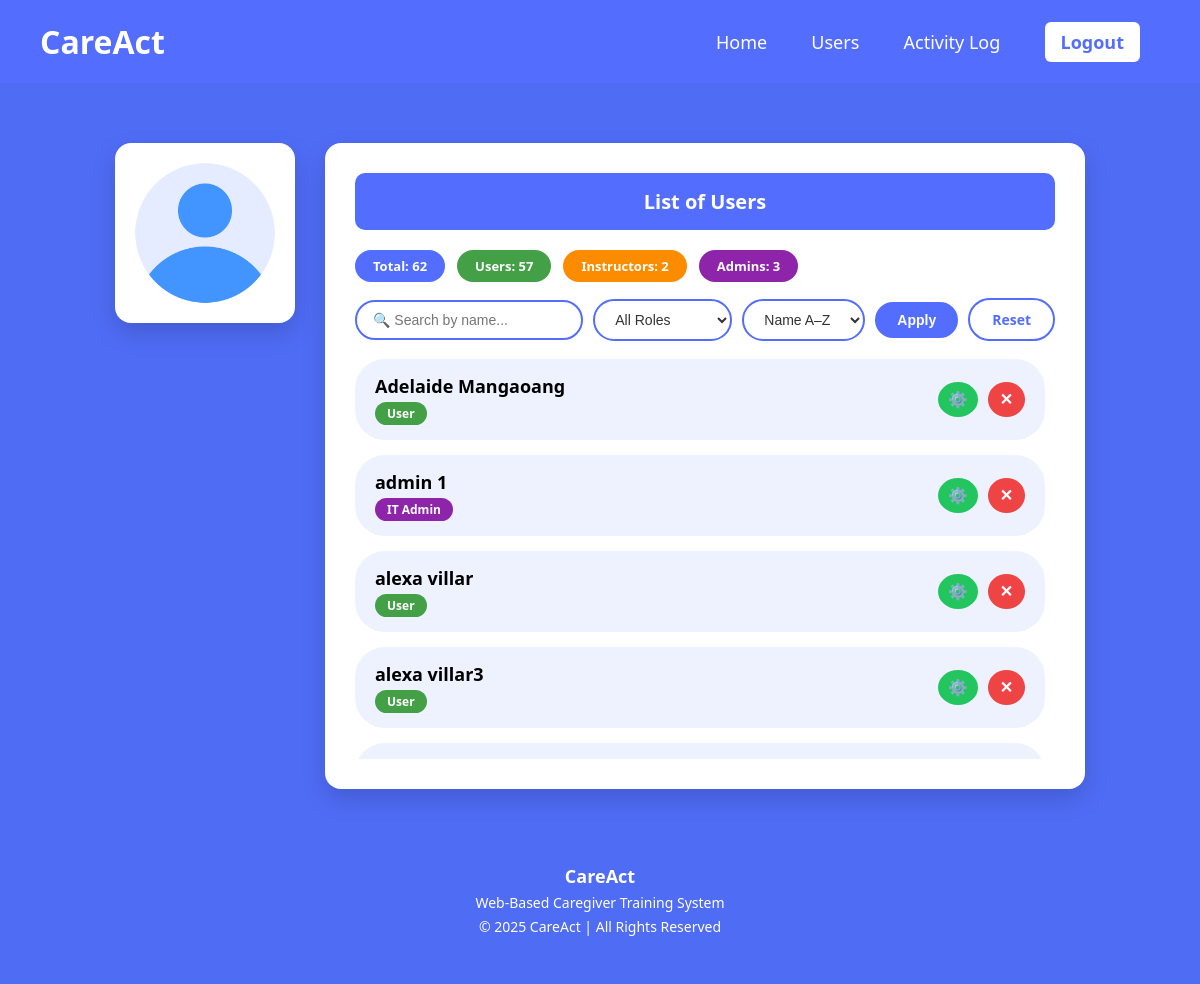
Screenshot of /admin_users.php (signed in) with the database file from the repository.
### tables this page shows
CREATE TABLE `users` (
  `id` int(11) NOT NULL,
  `first_name` varchar(100) DEFAULT NULL,
  `middle_name` varchar(100) DEFAULT NULL,
  `last_name` varchar(100) DEFAULT NULL,
  `gender` varchar(20) DEFAULT NULL,
  `email` varchar(150) DEFAULT NULL,
  `password` varchar(255) DEFAULT NULL,
  `created_at` timestamp NOT NULL DEFAULT current_timestamp(),
  `role` enum('user','admin','instructor') DEFAULT 'user',
  `verified` tinyint(1) NOT NULL DEFAULT 0
);

### admin_users.php (the view, shortened to what this page needs)
<?php
include "db.php";
$search     = trim($_GET['search'] ?? '');
$filterRole = $_GET['role'] ?? 'all';
$sortBy     = $_GET['sort'] ?? 'name_asc';
$where = [];
$whereClause = !empty($where) ? "WHERE " . implode(" AND ", $where) : "";
$orderClause = "first_name ASC, last_name ASC";
$sql    = "SELECT id, first_name, last_name, role FROM users $whereClause ORDER BY $orderClause";
$result = mysqli_query($conn, $sql);
$users = [];
while ($row = mysqli_fetch_assoc($result)) {
    $users[] = $row;
}
$total_users = count($users);
?>
<!DOCTYPE html>
<html lang="en">
<head>
</head>
<body>
<header>
  <div class="logo">CareAct</div>
  <nav>
    <a href="admin_home.php">Home</a>
    <a href="admin_users.php">Users</a>
    <a href="activity_logs.php">Activity Log</a>
    <a href="logout.php" class="logout">Logout</a>
  </nav>
</header>
<div class="wrapper">
  <div class="admin-box">
    <img src="blankuser.png" alt="Admin Icon">
  </div>
  <div class="container">
    <div class="title">List of Users</div>
    <?php
      $totalUsers    = count(array_filter($users, fn($u) => $u['role'] === 'user'));
      $totalInst     = count(array_filter($users, fn($u) => $u['role'] === 'instructor'));
      $totalAdmins   = count(array_filter($users, fn($u) => $u['role'] === 'admin'));
    ?>
    <div class="stats-bar">
      <span class="stat-badge stat-total">Total: <?php echo $total_users; ?></span>
      <span class="stat-badge stat-user">Users: <?php echo $totalUsers; ?></span>
      <span class="stat-badge stat-instructor">Instructors: <?php echo $totalInst; ?></span>
      <span class="stat-badge stat-admin">Admins: <?php echo $totalAdmins; ?></span>
    </div>
    <form method="GET" action="admin_users.php">
      <div class="controls">
        <input type="text" name="search"
               placeholder="🔍 Search by name..."
               value="<?php echo htmlspecialchars($search); ?>">
        <select name="role">
          <option value="all"        <?php echo $filterRole === 'all'        ? 'selected' : ''; ?>>All Roles</option>
        </select>
        <select name="sort">
          <option value="name_asc"  <?php echo $sortBy === 'name_asc'  ? 'selected' : ''; ?>>Name A–Z</option>
        </select>
        <button type="submit" class="btn-filter">Apply</button>
        <a href="admin_users.php" class="btn-reset">Reset</a>
      </div>
    </form>
    <div class="list">
      <?php if (empty($users)): ?>
        <div class="empty-msg">No users found matching your search.</div>
      <?php else: ?>
        <?php foreach ($users as $u):
          $roleClass = 'role-user';
          if ($u['role'] === 'instructor') $roleClass = 'role-instructor';
          if ($u['role'] === 'admin')      $roleClass = 'role-admin';
          $roleLabel = ucfirst($u['role']);
          if ($u['role'] === 'admin') $roleLabel = 'IT Admin';
        ?>
        <div class="user" id="user-<?php echo $u['id']; ?>">
          <div>
            <?php echo htmlspecialchars($u['first_name'] . " " . $u['last_name']); ?>
            <br>
            <span class="role-badge <?php echo $roleClass; ?>">
              <?php echo $roleLabel; ?>
            </span>
          </div>
          <div class="actions">
            <button class="role-btn"
                    onclick="toggleRole(<?php echo $u['id']; ?>)"
                    title="Change Role">⚙️</button>
            <form method="POST" action="delete_user.php"
                  onsubmit="return confirm('Delete this user?');">
              <button class="delete-btn" title="Delete User">✕</button>
            </form>
          </div>
        </div>
        <?php endforeach; ?>
      <?php endif; ?>
    </div>
  </div>
</div>
<footer>
  <h3>CareAct</h3>
  <p>Web-Based Caregiver Training System</p>
  <p>© 2025 CareAct | All Rights Reserved</p>
</footer>
</body>
</html>

### admin_users.php (style rules this page uses)
:root { --primary: #536dfe; --secondary: #4f6cf5; --light: #eef2ff; }
body { margin: 0; font-family: "Segoe UI", sans-serif; background: #4f6cf5; }
header { background: var(--primary); color: white; padding: 20px 40px; display: flex; align-items: center; justify-content: space-between; }
.logo { font-size: 32px; font-weight: bold; }
nav a { color: white; text-decoration: none; margin: 0 20px; font-size: 18px; font-weight: 500; }
.logout { background: white; color: var(--primary); padding: 8px 16px; border-radius: 6px; margin-left: 20px; font-weight: bold; }
.wrapper { display: flex; justify-content: center; gap: 30px; margin-top: 60px; padding-bottom: 60px; }
.admin-box { width: 180px; height: 180px; background: white; border-radius: 16px; display: flex; align-items: center; justify-content: center; box-shadow: 0 10px 25px rgba(0,0,0,0.15); flex-shrink: 0; }
.admin-box img { width: 80%; height: 80%; object-fit: contain; }
.container { width: 700px; background: white; padding: 30px; border-radius: 16px; box-shadow: 0 10px 25px rgba(0,0,0,0.15); }
.title { text-align: center; background: var(--primary); color: white; padding: 15px; border-radius: 10px; font-size: 20px; font-weight: bold; margin-bottom: 20px; }
.stats-bar { display: flex; gap: 12px; margin-bottom: 16px; flex-wrap: wrap; }
.stat-badge { padding: 7px 18px; border-radius: 50px; font-weight: bold; font-size: 13px; color: white; }
.stat-total { background: var(--primary); }
.stat-user { background: #43a047; }
.stat-instructor { background: #fb8c00; }
.stat-admin { background: #8e24aa; }
.controls { display: flex; gap: 10px; margin-bottom: 18px; flex-wrap: wrap; align-items: center; }
.controls input[type="text"] { flex: 1; min-width: 160px; padding: 10px 16px; border-radius: 50px; border: 2px solid var(--primary); font-size: 14px; outline: none; }
.controls select { padding: 10px 16px; border-radius: 50px; border: 2px solid var(--primary); font-size: 14px; background: white; color: #333; cursor: pointer; outline: none; }
.btn-filter { background: var(--primary); color: white; border: none; padding: 10px 22px; border-radius: 50px; font-size: 14px; font-weight: bold; cursor: pointer; }
.btn-reset { background: white; color: var(--primary); border: 2px solid var(--primary); padding: 10px 22px; border-radius: 50px; font-size: 14px; font-weight: bold; cursor: pointer; text-decoration: none; display: inline-block; }
.list { max-height: 400px; overflow-y: auto; padding-right: 10px; }
.user { background: var(--light); padding: 15px 20px; border-radius: 30px; margin-bottom: 15px; display: flex; justify-content: space-between; align-items: center; font-size: 18px; font-weight: 600; position: relative; }
.role-badge { display: inline-block; padding: 3px 12px; border-radius: 50px; font-size: 12px; font-weight: bold; color: white; margin-top: 4px; }
.role-user { background: #43a047; }
.role-admin { background: #8e24aa; }
.actions { display: flex; align-items: center; gap: 10px; }
.role-btn { background: #22c55e; color: white; border: none; padding: 8px 10px; border-radius: 50%; cursor: pointer; font-size: 16px; }
.delete-btn { background: #ef4444; color: white; border: none; padding: 8px 12px; border-radius: 50%; cursor: pointer; font-size: 16px; font-weight: bold; }
footer { background: #4f6cf5; color: white; text-align: center; padding: 15px 20px; margin-top: auto; }
footer h3 { margin: 0; font-size: 18px; }
footer p { margin: 5px 0; font-size: 14px; text-align: center; }

### rows the page displays
users: first_name+last_name "Adelaide Mangaoang", role "User"
users: first_name+last_name "admin 1", role "IT Admin"
users: first_name+last_name "alexa villar", role "User"
users: first_name+last_name "alexa villar3", role "User"

### other values shown
$total_users "62"
$totalUsers "57"
$totalInst "2"
$totalAdmins "3"
